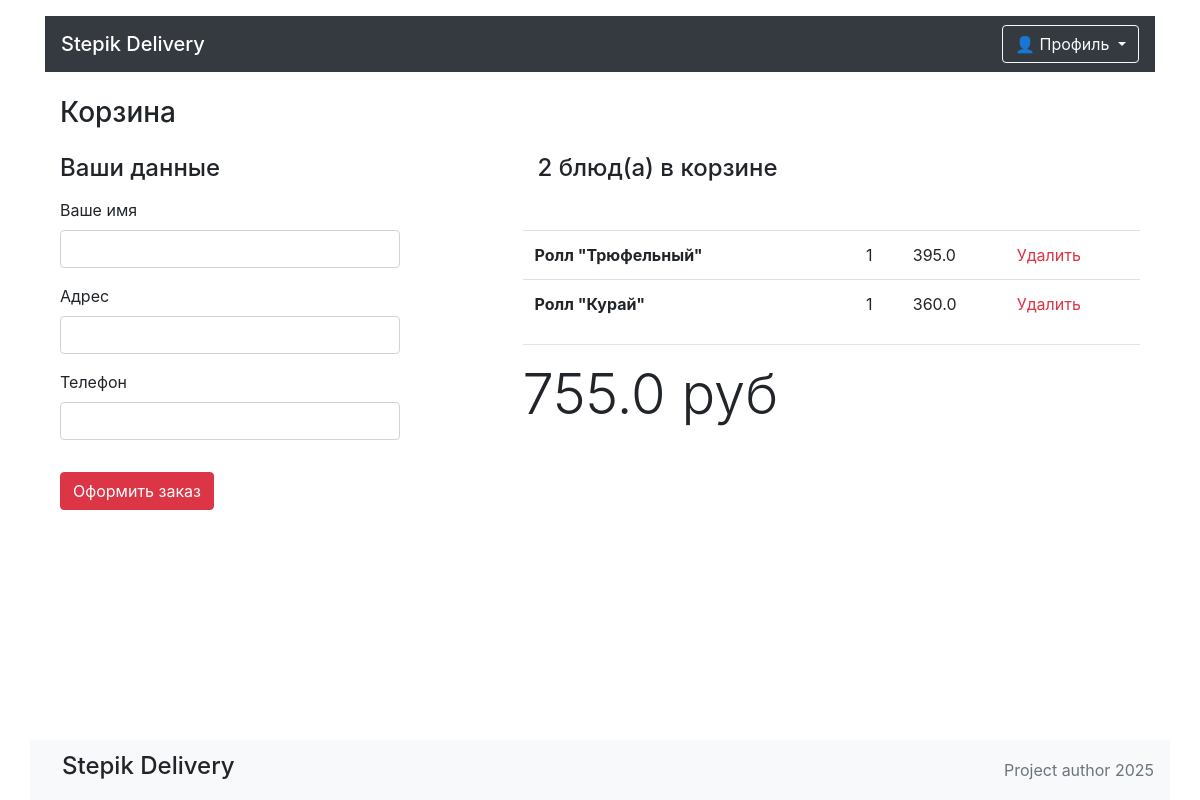
Page /cart (signed in) on the committed database.
### orm_models/item_order.py (models this page shows, shortened)
class ItemOrder(SQLModel, table=True):
    id: int | None = Field(default=None, primary_key=True)
    item_id: int = Field(foreign_key="delivery_items.id")
    order_id: int = Field(foreign_key="orders.id")
    quantity: int
    price: float
    item: "DeliveryItemORMModel" = Relationship(back_populates="orders", sa_relationship_kwargs={"lazy": "selectin"})
    order: "OrderORMModel" = Relationship(back_populates="items")

### orm_models/delivery_item.py (models this page shows, shortened)
class DeliveryItemORMModel(SQLModel, table=True):
	__tablename__ = "delivery_items"
	id: int | None = Field(default=None, primary_key=True)
	title: str
	price: int
	description: str
	picture: str
	category_id: int = Field(foreign_key='delivery_categories.id')
	category: DeliveryCategoryORMModel | None = Relationship(back_populates="delivery_items")
	orders: list["ItemOrder"] = Relationship(back_populates="item")

### orm_models/order.py (models this page shows, shortened)
class OrderORMModel(SQLModel, table=True):
	__tablename__ = "orders"
	id: int | None = Field(default=None, primary_key=True)
	user_id: int = Field(foreign_key="users.id")
	created_at: datetime = Field(default_factory=datetime.now)
	status: str = "pending"
	address: str | None
	total: float
	user: UserORMModel = Relationship(back_populates="orders", sa_relationship_kwargs={"lazy": "selectin"})
	items: list[ItemOrder] = Relationship(back_populates="order", sa_relationship_kwargs={"lazy": "selectin"})

### main.py (the view)
@app.get("/cart", response_class=HTMLResponse)
async def cart(request: Request):
	deleted = request.query_params.get("deleted")
	token = request.cookies.get("access_token")
	try:
		context: dict = app_manager.get_auth_context(token)
		order: OrderORMModel = app_manager.get_order_by_auth_context(context)
	except AppBaseException:
		context = {"is_logged_in": False}
		order = None
	template_response = templates.TemplateResponse(request=request, name="cart.html", context={"context": context, "order": order, "deleted": deleted})
	return template_response

### templates/cart.html (shortened to what this page needs)
{% extends "base.html" %}
{% block content %}
<main class="container">
  <h1 class="h3 my-4">Корзина</h1>
  {% if context['is_logged_in'] == False %}
    <div class="alert alert-warning" role="alert">Чтобы сделать заказ – <a href="/login">войдите</a> или <a href="/register">зарегистрируйтесь</a></div>
  {% else %}
  <div class="row mt-6">
      <div class="col-4">
        <form action="/order" method="POST">
          <h4 class="">Ваши данные</h4>
          <div class="mt-3 mb-3">
            <label for="name">Ваше имя</label>
            <input type="text" id="name" name="name" class="font-weight-bold form-control" value="{{ order.user.name if order.user.name else '' }}">
          </div>
          <div class="mt-3 mb-3">
            <label for="name">Адрес</label>
            <input type="text" id="address" name="address" class="font-weight-bold form-control">
          </div>
          <div class="mt-3 mb-3">
            <label for="name">Телефон</label>
            <input type="text" id="phone" name="phone" class="font-weight-bold form-control" value="{{ order.user.phone_number if order.user.phone_number else '' }}">
          </div>
          <button type="submit" class=" mt-3 mb-5 btn btn-danger">Оформить заказ</button>
        </form>
      </div>
      <div class="col-1"></div>
      <div class="col-7">
        <h4 class="mb-3 col-7 mb-5">{{ order.cart_count }} блюд(а) в корзине</h4>
        <table class="table">
          <tbody>
            {% for item_order in order.items %}
              <tr>
                <th scope="row">{{ item_order.item.title }}</th>
                <td></td>
                <td>{{ item_order.quantity }}</td>
                <td>{{ item_order.sum_price }}</td>
                <td><a class="text-danger" href="/removefromcart/{{ item_order.item.id }}">Удалить</a></td>
              </tr>
            {% endfor %}
          </tbody>
        </table>
        <hr>
        <p class="display-4 my-2 ">{{ order.total }} руб</p>
      </div>
  </div>
  {% endif %}
</main>
{% endblock %}

### templates/base.html (style rules this page uses)
html { position: relative; min-height: 100%; }
body { margin-bottom: 60px; }

### rows in the picture
ItemOrder: item "Ролл \"Трюфельный\"", quantity "1", sum_price "395.0"
ItemOrder: item "Ролл \"Курай\"", quantity "1", sum_price "360.0"
OrderORMModel: total "755.0"

### other values in the picture
{{ order.cart_count }} "2"
